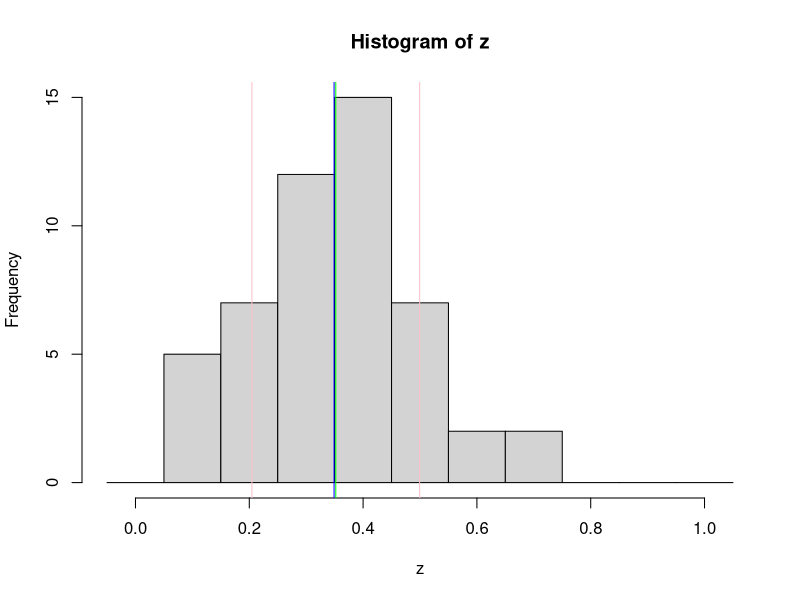

The R source for this figure:
p=0.349
m=50
n=10
z = rbinom(m,n,p)/n
hist(z,breaks=seq(-0.5,n+.5,1)/n)
m=mean(z)
s=sd(z)
abline(v=m,col="green",lwd=1)
abline(v=m+c(-s,s),col="pink",lwd=1)
abline(v=p,col="blue",lwd=1)

# rbinom(30,1,p)
# rbinom(1,30,p)